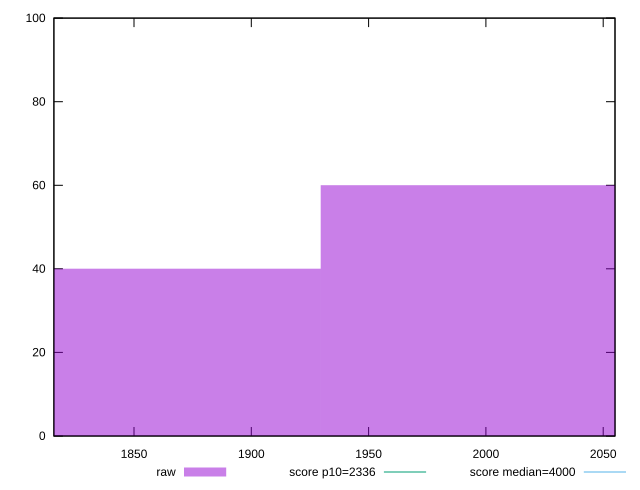

This chart was generated by the following gnuplot code:
reset

$raw <<EOF
2058.1923570372287 60
1800.918312407575 40
EOF

set key outside below
set boxwidth 257.2740446296536
set xrange [1815.857:2055.00835]
set yrange [0:100]
set trange [0:100]
set style fill transparent solid 0.5 noborder

set parametric
set terminal svg size 640, 490 enhanced background rgb 'white'
set output "report_00007_2020-12-11T15:55:29.892Z/first-contentful-paint/samples/pages+cached+noadtech/raw/histogram.svg"

plot $raw title "raw" with boxes, \
     2336,t title "score p10=2336", \
     4000,t title "score median=4000"

reset
